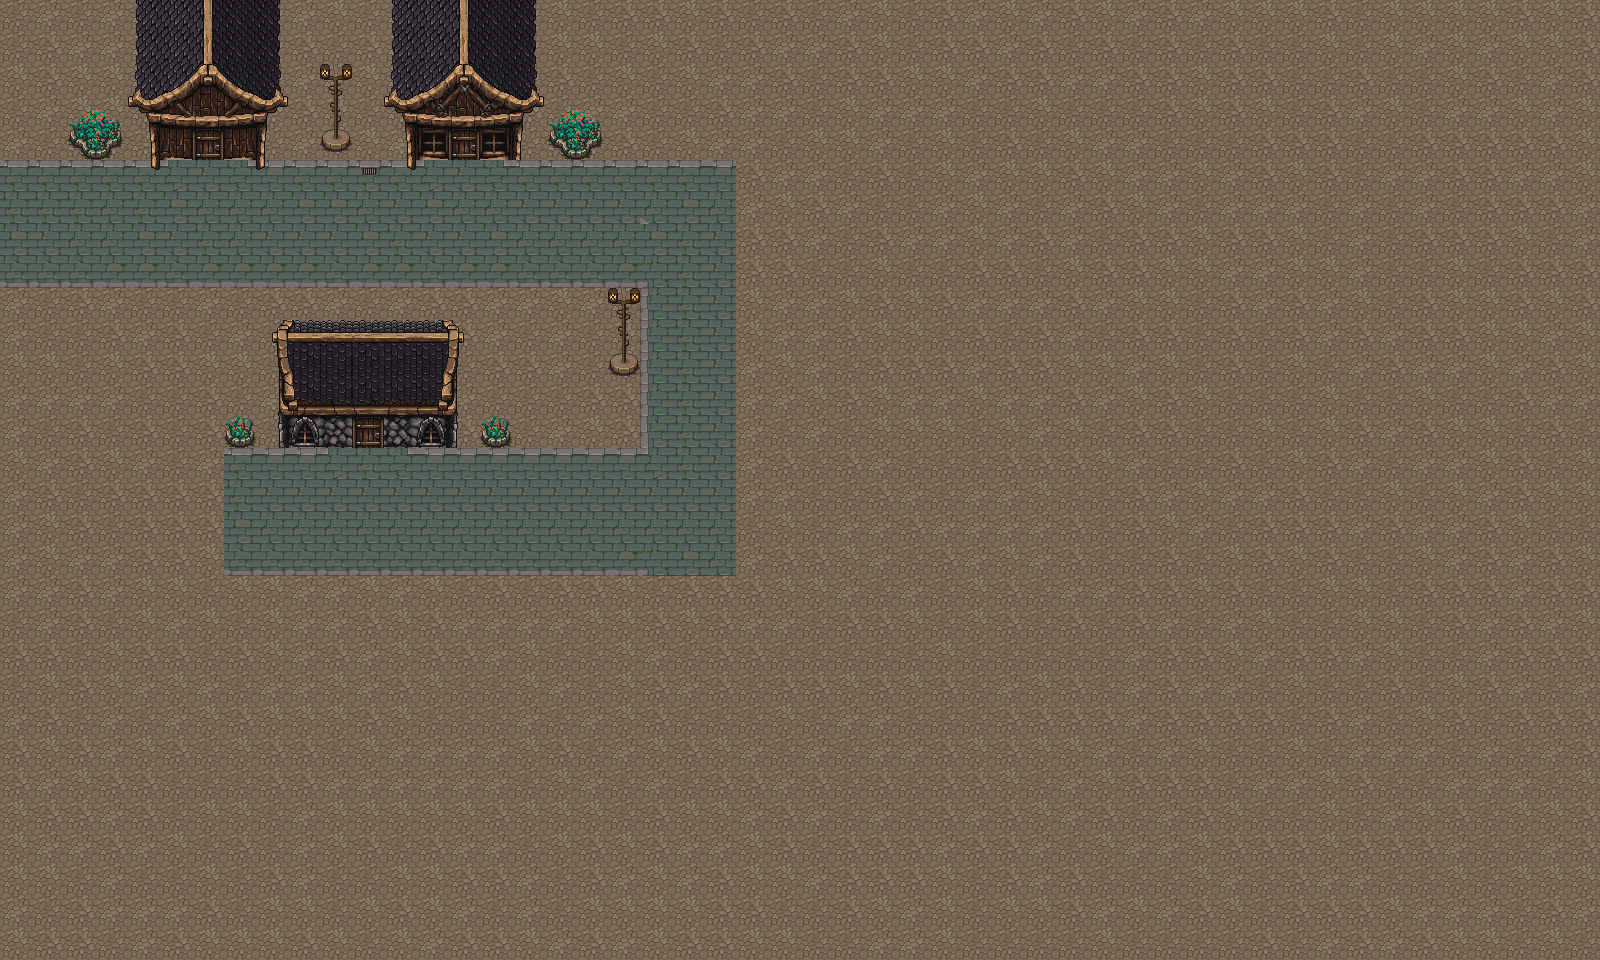

This is a level from a 2D game, rendered from its Tiled map with the project's own tilesets. A one-line summary and the map file follow, with tile-layer data summarised:
An orthogonal 50x30 tile map with 32x32 px tiles, 2 tile layers (Tile Layer 1, walls), 2 tilesets and 24 objects (11x wall, 5x NPC, 3x walk_path, 2x door, player, ...).

<map version="1.10" tiledversion="1.10.2" orientation="orthogonal" renderorder="right-down" width="50" height="30" tilewidth="32" tileheight="32" infinite="0" nextlayerid="5" nextobjectid="37">
 <tileset firstgid="1" name="test" tilewidth="32" tileheight="32" tilecount="1024" columns="32">
  <image source="../../tilesets/town_assets/walls,ground,decorative.png" trans="ffffff" width="1024" height="1024" />
 </tileset>
 <tileset firstgid="1025" name="buildings" tilewidth="32" tileheight="32" tilecount="720" columns="30">
  <image source="../../tilesets/houses/main_houses.png" trans="ffffff" width="960" height="768" />
 </tileset>
 <layer id="1" name="Tile Layer 1" width="50" height="30">
  <data>[1500 cells, 1500 non-empty, 14 distinct tile ids]</data>
 </layer>
 <layer id="2" name="walls" width="50" height="30">
  <data>[1500 cells, 217 non-empty, 84 distinct tile ids]</data>
 </layer>
 <objectgroup id="4" name="Obstacles">
  <object id="1" name="wall" x="128" y="0" width="160" height="128" />
  <object id="2" name="wall" x="160" y="128" width="32" height="32" />
  <object id="3" name="wall" x="384" y="0" width="160" height="128" />
  <object id="4" name="wall" x="416" y="128" width="32" height="32" />
  <object id="5" name="wall" x="288" y="320" width="160" height="128" />
  <object id="6" name="player" x="32" y="224" width="32" height="32" />
  <object id="7" name="wall" x="0" y="0" width="32" height="960" />
  <object id="8" name="wall" x="1568" y="0" width="32" height="960" />
  <object id="9" name="wall" x="32" y="0" width="1568" height="32" />
  <object id="10" name="wall" x="32" y="928" width="1568" height="32" />
  <object id="11" name="NPC" x="672" y="224" width="32" height="32">
   <properties>
    <property name="dir" type="int" value="0" />
    <property name="hair_color" type="int" value="1" />
    <property name="hair_id" type="int" value="1" />
    <property name="name_id" value="Loren" />
    <property name="path_id" type="int" value="1" />
    <property name="skin_id" type="int" value="0" />
   </properties>
  </object>
  <object id="13" name="walk_path" x="672" y="160" width="32" height="288">
   <properties>
    <property name="path_id" type="int" value="1" />
   </properties>
  </object>
  <object id="14" name="walk_path" x="320" y="256" width="256" height="32">
   <properties>
    <property name="path_id" type="int" value="2" />
   </properties>
  </object>
  <object id="15" name="NPC" x="384" y="256" width="32" height="32">
   <properties>
    <property name="dir" type="int" value="0" />
    <property name="name_id" value="DJ" />
   </properties>
  </object>
  <object id="23" name="wall" x="224" y="128" width="32" height="32" />
  <object id="24" name="wall" x="480" y="128" width="32" height="32" />
  <object id="25" name="door" x="192" y="128" width="32" height="32">
   <properties>
    <property name="door_id" type="int" value="0" />
    <property name="exit_dir" value="up" />
    <property name="to_level" value="indoor1" />
   </properties>
  </object>
  <object id="27" name="NPC" x="128" y="384" width="32" height="32">
   <properties>
    <property name="dir" type="int" value="0" />
    <property name="hair_color" type="int" value="0" />
    <property name="hair_id" type="int" value="1" />
    <property name="name_id" value="Logan" />
    <property name="path_id" type="int" value="-1" />
    <property name="skin_id" type="int" value="0" />
   </properties>
  </object>
  <object id="28" name="door" x="448" y="128" width="32" height="32">
   <properties>
    <property name="door_id" type="int" value="1" />
    <property name="exit_dir" value="up" />
    <property name="to_level" value="BookShop" />
   </properties>
  </object>
  <object id="29" name="NPC" x="64" y="96" width="32" height="32">
   <properties>
    <property name="dir" type="int" value="0" />
    <property name="hair_color" type="int" value="3" />
    <property name="hair_id" type="int" value="1" />
    <property name="name_id" value="Ted" />
    <property name="path_id" type="int" value="-1" />
    <property name="skin_id" type="int" value="1" />
   </properties>
  </object>
  <object id="30" name="walk_path" x="224" y="448" width="512" height="128">
   <properties>
    <property name="path_id" type="int" value="2" />
   </properties>
  </object>
  <object id="31" name="NPC" x="320" y="512" width="32" height="32">
   <properties>
    <property name="dir" type="int" value="2" />
    <property name="name_id" value="Random" />
   </properties>
  </object>
  <object id="33" name="random_spawn" x="64" y="576" width="32" height="32">
   <properties>
    <property name="dir" type="int" value="0" />
   </properties>
  </object>
  <object id="36" name="Duelist" x="192" y="224" width="32" height="32">
   <properties>
    <property name="dir" type="int" value="2" />
    <property name="name_id" value="Random" />
   </properties>
  </object>
 </objectgroup>
</map>
